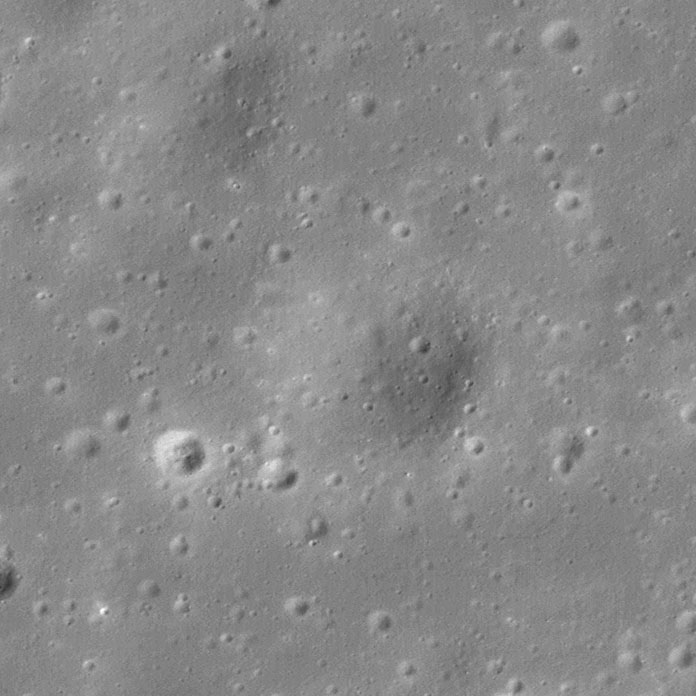
#> input picture Extracode/Moon.jpg, 696 x 696 px
$ jupyter execute hw6.ipynb   (shell and % lines are left out)
#> lines starting #> are read from the running program, lines starting #| are printed output that depends on the picture
# Computer Vision
# Jacobs University Bremen
# Fall 2022
# Homework 6

Use machine learning techniques to identify specific geomorphological features on the Archytas Dome on the Moon.

[cell 1]
import numpy as np
from matplotlib import pyplot as plt
from skimage import io
from PIL import Image
from sklearn.neighbors import NearestNeighbors
from sklearn.neighbors import KNeighborsClassifier
from sklearn.model_selection import train_test_split
from sklearn import neighbors, datasets
from sklearn.inspection import DecisionBoundaryDisplay
import argparse
import os
import seaborn as sns
from matplotlib.colors import ListedColormap


from __future__ import print_function

plt.rcParams['figure.figsize'] = (10.0, 8.0) # set default size of plots
plt.rcParams['image.interpolation'] = 'nearest'
plt.rcParams['image.cmap'] = 'gray'

# for auto-reloading extenrnal modules

[cell 2]
img = io.imread('Moon.jpg', as_gray=True)
#> img is the input picture: shape (696, 696); min 54, max 255, mean 136.2

# Show image
plt.imshow(img)
plt.axis('off')
plt.title("Test image")
plt.show()

## Part 1: K-nearest neighbor
### 1.1 Distance measure - Euclidean

Graphical representation of the distance measurement between data points in order to create different classes that help object recognition.

[cell 3]
n_neighbors = 17

iris = datasets.load_iris()

### we only take the first two features.
X = iris.data[:, :2]
y = iris.target

### Create color maps
cmap_light = ListedColormap(["red", "cyan", "cornflowerblue"])
cmap_bold = ["darkorange", "c", "darkblue"]

for weights in ["uniform", "distance"]:
    ### Creating an instance of Neighbours Classifier and fit the data.
    clf = neighbors.KNeighborsClassifier(n_neighbors, weights=weights)
    clf.fit(X, y)

    _, ax = plt.subplots()
    DecisionBoundaryDisplay.from_estimator(clf, X, cmap=cmap_light, ax=ax,
        response_method="predict",
        plot_method="pcolormesh",
        xlabel=iris.feature_names[0],
        ylabel=iris.feature_names[1],
        shading="auto",
    )

    ### Ploting the data
    sns.scatterplot(x=X[:, 0], y=X[:, 1], hue=iris.target_names[y],
    palette=cmap_bold, alpha=1.0,
    edgecolor="black")
    plt.title("Decision regions classification")
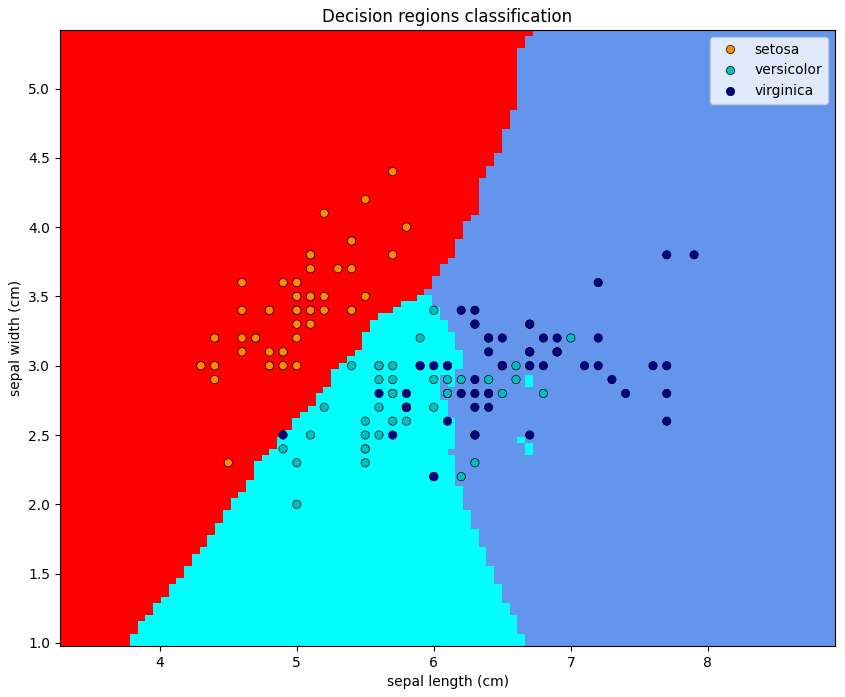
#> figure drawn by matplotlib, 1 panel
